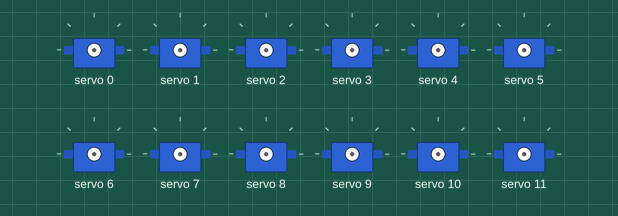
Recording of a sketch running on a simulated ESP32. Parts: 12 × servo. Wiring (inferred from the names in the program): PCA9685 PWM driver at I2C address 0x40. WiFi joins after 1.5 s; servers stay silent unless stated; what the sketch prints to the serial monitor is not drawn.

Above: at 1.85 s.
At 2.75 s:
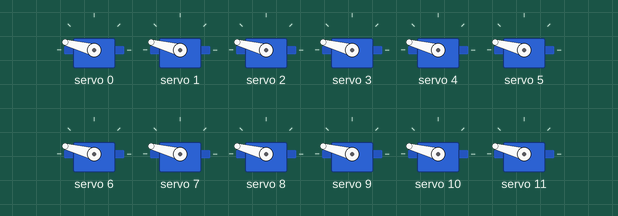
Timing chart, 0 to 6.3 s (numbered marks = the images above):
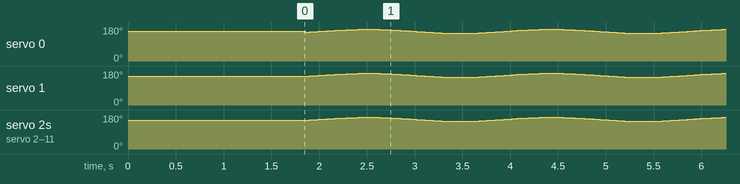

The sketch:

esp32_slave_node_v2.ino
```cpp
/*
 * =========================================================================================
 * 🕊️ ESP32 슬레이브 노드 12채널 모터 제어 펌웨어 (v2.0)
 *
 * [프로젝트 사양서: project_spec2.md 기반]
 * - 하드웨어: Standard ESP32 WROOM-32
 * - 서보 드라이버: PCA9685 16채널 I2C PWM 드라이버 (SDA: GPIO 21, SCL: GPIO 22, 주소: 0x40)
 * - 구동 모터 수: 슬레이브 보드당 12개 (PCA9685 채널 0번 ~ 11번)
 * - 단독 직결: GPIO 18 동시 제어
 * - Wi-Fi: 마스터와 동일한 전용 공유기 접속 (SSID: Artech)
 * - 무선 수신: ESP-NOW 1ms 초고속 패킷 수신 (__attribute__((packed)))
 * - 모터 구동:
 *     * 기준 중립 홈 각도: 150.0°
 *     * 최대 스윙 범위: 130.0° ~ 170.0° (±20.0°)
 *     * 50Hz (20ms) 아날로그 LERP 연속 제어 및 12개 모터 동시 구동
 * =========================================================================================
 */

#include <WiFi.h>
#include <esp_now.h>
#include <esp_wifi.h>
#include <ESP32Servo.h>
#include <Wire.h>
#include <Adafruit_PWMServoDriver.h>

// 브라운아웃(전압 강하 리셋) 방지 헤더
#include "soc/soc.h"
#include "soc/rtc_cntl_reg.h"

// =========================================================================
// [1. 핀 배선 및 모터 파라미터]
// =========================================================================
#define SDA_PIN 21
#define SCL_PIN 22
#define SERVO_PIN 18            // 단독 서보 신호선: GPIO 18
#define PCA9685_ADDR 0x40

const uint8_t NUM_SERVOS = 12;  // 슬레이브당 제어 모터 수: 12개 (채널 0 ~ 11)
const float BASE_ANGLE = 150.0; // 기준 중립 홈 포지션: 150.0도

// 50Hz 기준 12비트 PWM 틱 (0.5ms = 102 틱, 2.5ms = 512 틱)
#define PCA_TICKS_MIN 102
#define PCA_TICKS_MAX 512

Adafruit_PWMServoDriver pwm = Adafruit_PWMServoDriver(PCA9685_ADDR);
bool pca9685Found = false;

Servo singleServo;

const char* ssid = "Artech";
const char* password = "123456789";

// 각도(0~180도) -> 12비트 PWM 틱값 변환 (고정밀 토크 보장)
inline uint16_t angleToTicks(float angle) {
  angle = constrain(angle, 0.0f, 180.0f);
  return (uint16_t)(PCA_TICKS_MIN + (angle / 180.0f) * (PCA_TICKS_MAX - PCA_TICKS_MIN));
}

// =========================================================================
// [2. ESP-NOW 수신 패킷 구조체 (32비트 바이트 정렬 일치)]
// =========================================================================
typedef struct __attribute__((packed)) struct_message {
  float score;        // 실시간 국제정세 긴장도 (0 ~ 100)
  float wavePhase;    // 마스터의 정확한 파도 위상 (0.0 ~ 6.28)
  float dampFactor;   // 마스터 초음파 센서 거리 감쇄 계수 K (0.12 ~ 1.00)
  float viewerDist;   // 관람객 실측 거리 (m)
  bool isPaused;      // 긴급 정지 여부
  uint8_t cmd;        // 0: 일반, 1: 자가진단 스윙, 2: 재부팅, 10: 수동 각도
} struct_message;

struct_message rxData;

volatile bool isPaused = false;
volatile bool isManualAngleMode = false;
volatile float manualAngle = 150.0;
volatile float targetScore = 32.0;
volatile float masterPhase = 0.0;
volatile float currentDampFactor = 1.0;
volatile float currentViewerDist = 3.0;
volatile unsigned long lastPacketTime = 0;

float smoothedScore = 32.0;
float currentAmplitude = 8.5;
float currentSpeed = 2.5;
float wavePhase = 0.0;
unsigned long lastMotionUpdate = 0;
unsigned long lastStatusPrint = 0;

// =========================================================================
// [3. ESP-NOW 무선 데이터 수신 콜백 (1ms 즉각 반응)]
// =========================================================================
void onDataRecv(const esp_now_recv_info_t *recv_info, const uint8_t *incomingData, int len) {
  if (len == sizeof(struct_message)) {
    memcpy(&rxData, incomingData, sizeof(rxData));
    lastPacketTime = millis();

    targetScore = rxData.score;
    masterPhase = rxData.wavePhase;
    currentDampFactor = rxData.dampFactor;
    currentViewerDist = rxData.viewerDist;
    isPaused = rxData.isPaused;

    // 마스터와 위상(wavePhase) 동기화
    wavePhase = masterPhase;

    if (rxData.cmd == 10) {
      // 마스터 수동 각도 제어 명령
      isManualAngleMode = true;
      manualAngle = rxData.score;
      singleServo.write(constrain((int)manualAngle, 0, 180));
      if (pca9685Found) {
        uint16_t t = angleToTicks(manualAngle);
        for (uint8_t ch = 0; ch < NUM_SERVOS; ch++) pwm.setPWM(ch, 0, t);
      }
    } else if (rxData.cmd == 0) {
      isManualAngleMode = false;
    } else if (rxData.cmd == 1) {
      // 자가진단 스윙
      Serial.println("[🎯 자가진단] 마스터 명령 수신 -> 10개 슬레이브 모터 진단 스윙 실행");
      singleServo.write(165);
      if (pca9685Found) {
        for (uint8_t ch = 0; ch < NUM_SERVOS; ch++) pwm.setPWM(ch, 0, angleToTicks(165));
      }
      delay(300);
      singleServo.write(135);
      if (pca9685Found) {
        for (uint8_t ch = 0; ch < NUM_SERVOS; ch++) pwm.setPWM(ch, 0, angleToTicks(135));
      }
      delay(300);
      singleServo.write((int)BASE_ANGLE);
      if (pca9685Found) {
        for (uint8_t ch = 0; ch < NUM_SERVOS; ch++) pwm.setPWM(ch, 0, angleToTicks(BASE_ANGLE));
      }
    } else if (rxData.cmd == 2) {
      Serial.println("[🔄 원격 재부팅] 슬레이브 재부팅");
      delay(200);
      ESP.restart();
    }
  }
}

// =========================================================================
// [초기화 & 메인 50Hz 서보 제어 루프]
// =========================================================================
void setup() {
  WRITE_PERI_REG(RTC_CNTL_BROWN_OUT_REG, 0); // 브라운아웃 방지
  Serial.begin(115200);
  delay(300);

  ESP32PWM::allocateTimer(0);
  ESP32PWM::allocateTimer(1);
  ESP32PWM::allocateTimer(2);
  ESP32PWM::allocateTimer(3);

  // 1. Wi-Fi STA 모드 초기화 (마스터와 동일 공유기에 연결하여 채널 완벽 일치)
  WiFi.mode(WIFI_STA);
  WiFi.begin(ssid, password);

  // Wi-Fi 연결 대기 (ESP-NOW가 동일 채널로 초기화되도록)
  unsigned long wifiStart = millis();
  while (WiFi.status() != WL_CONNECTED && millis() - wifiStart < 20000) {
    delay(500);
    Serial.print(".");
  }
  Serial.println("\n[Wi-Fi] 연결 완료!");

  Serial.println("\n==================================================");
  Serial.println("  🕊️ ESP32 Slave Node Receiver [12개 모터 전용 v2.0]");
  Serial.println("  PCA9685 채널 0~11번 + ESP-NOW 1ms 칼군무 파도 엔진");
  Serial.printf("  내 고유 MAC 주소: %s\n", WiFi.macAddress().c_str());
  Serial.println("==================================================");

  // 2. I2C 및 PCA9685 16채널 드라이버 초기화 (SDA: 21, SCL: 22)
  Wire.begin(SDA_PIN, SCL_PIN);
  Wire.setClock(100000);

  if (pwm.begin()) {
    pca9685Found = true;
    pwm.setPWMFreq(50);
    delay(10);

    // MODE2: 토템폴 푸시풀 드라이버 강제 활성화 (OUTDRV=1)
    Wire.beginTransmission(PCA9685_ADDR);
    Wire.write(0x01); // MODE2
    Wire.write(0x04); // OUTDRV=1
    Wire.endTransmission();

    Serial.printf("[PCA9685] 🎉 12채널 서보 드라이버 감지 완료! (50Hz 토템폴 가동)\n");
    uint16_t baseTicks = angleToTicks(BASE_ANGLE);
    for (uint8_t ch = 0; ch < NUM_SERVOS; ch++) {
      pwm.setPWM(ch, 0, baseTicks);
    }
  } else {
    Serial.println("[PCA9685] ⚠️ 드라이버 미감지 -> GPIO 18 단독 서보 모드로 동작");
  }

  // 3. 단독 GPIO 서보 초기화
  singleServo.setPeriodHertz(50);
  singleServo.attach(SERVO_PIN, 500, 2500);
  singleServo.write((int)BASE_ANGLE);

  // 4. ESP-NOW 초기화
  if (esp_now_init() == ESP_OK) {
    esp_now_register_recv_cb(onDataRecv);
    Serial.println("[ESP-NOW] 수신기 등록 완료! 마스터 신호 대기 중...");
  }
}

void loop() {
  unsigned long now = millis();

  // 50Hz (20ms 주기) 아날로그 LERP 연속 모션 제어 루프
  if (now - lastMotionUpdate >= 20) {
    float dt = (now - lastMotionUpdate) / 1000.0f;
    lastMotionUpdate = now;

    if (!isPaused && !isManualAngleMode) {
      // 부드러운 스코어 LERP
      smoothedScore += (targetScore - smoothedScore) * 0.05f;

      // 점수(0~100)에 따른 진폭 및 속도 프로필
      float targetAmp = 5.0f + (smoothedScore / 100.0f) * 15.0f; // ±5° ~ ±20°
      float targetSpd = 1.5f + (smoothedScore / 100.0f) * 3.5f;

      currentAmplitude += (targetAmp - currentAmplitude) * 0.05f;
      currentSpeed += (targetSpd - currentSpeed) * 0.05f;

      // 관람객 초음파 거리 감쇄 K 반영
      float effectiveAmp = currentAmplitude * currentDampFactor;
      float effectiveSpd = currentSpeed * (0.6f + 0.4f * currentDampFactor);

      // 패킷 수신이 500ms 이상 지연될 경우 자체 위상 진행 유지
      if (now - lastPacketTime > 500) {
        wavePhase += (effectiveSpd * 1.25f) * dt;
        if (wavePhase > 6.2831853f) wavePhase -= 6.2831853f;
      }

      // 채널 0 (또는 단독 서보) 기준 각도 계산
      float targetAngle = BASE_ANGLE + sin(wavePhase) * effectiveAmp;
      targetAngle = constrain(targetAngle, 130.0f, 170.0f);
      singleServo.write((int)targetAngle);

      // 12개 모터 완전 동시 칼군무 (시차 0: 12개 모터가 완전히 일제히 동일 각도로 움직임)
      if (pca9685Found) {
        uint16_t syncTicks = angleToTicks(targetAngle);
        for (uint8_t ch = 0; ch < NUM_SERVOS; ch++) {
          pwm.setPWM(ch, 0, syncTicks);
        }
      }
    } else if (isPaused && !isManualAngleMode) {
      // 긴급 정지 상태: 150도 수직 홈 포지션 유지
      singleServo.write((int)BASE_ANGLE);
      if (pca9685Found) {
        uint16_t baseTicks = angleToTicks(BASE_ANGLE);
        for (uint8_t ch = 0; ch < NUM_SERVOS; ch++) {
          pwm.setPWM(ch, 0, baseTicks);
        }
      }
    }
  }

  // 1초 주기 시리얼 모니터 텔레메트리 출력
  if (now - lastStatusPrint >= 1000) {
    lastStatusPrint = now;
    bool isAlive = (now - lastPacketTime < 1000);
    Serial.printf("[슬레이브 상태] 통신: %s | 스코어: %.1f | K: %.2f | 거리: %.2fm | 모터: 12개 가동 | 정지: %s\n",
      isAlive ? "🟢 1ms 수신 중" : "🔴 마스터 대기",
      targetScore,
      currentDampFactor,
      currentViewerDist,
      isPaused ? "YES (150°)" : "NO"
    );
  }
}
```
